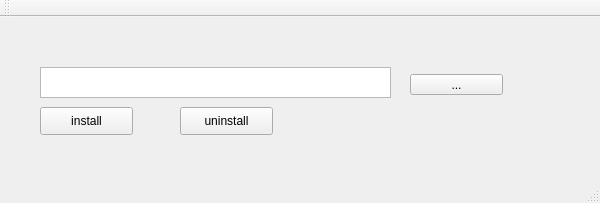
<?xml version="1.0" encoding="UTF-8"?>
<ui version="4.0">
 <class>QtGuiApplication1Class</class>
 <widget class="QMainWindow" name="QtGuiApplication1Class">
  <property name="geometry">
   <rect>
    <x>0</x>
    <y>0</y>
    <width>600</width>
    <height>203</height>
   </rect>
  </property>
  <property name="windowTitle">
   <string>QtGuiApplication1</string>
  </property>
  <widget class="QWidget" name="centralWidget">
   <widget class="QPushButton" name="pushButton">
    <property name="geometry">
     <rect>
      <x>40</x>
      <y>90</y>
      <width>93</width>
      <height>28</height>
     </rect>
    </property>
    <property name="text">
     <string>install</string>
    </property>
   </widget>
   <widget class="QPushButton" name="pushButton_2">
    <property name="geometry">
     <rect>
      <x>180</x>
      <y>90</y>
      <width>93</width>
      <height>28</height>
     </rect>
    </property>
    <property name="text">
     <string>uninstall</string>
    </property>
   </widget>
   <widget class="QTextBrowser" name="textBrowser">
    <property name="geometry">
     <rect>
      <x>40</x>
      <y>50</y>
      <width>351</width>
      <height>31</height>
     </rect>
    </property>
   </widget>
   <widget class="QPushButton" name="pushButton_3">
    <property name="geometry">
     <rect>
      <x>410</x>
      <y>57</y>
      <width>93</width>
      <height>21</height>
     </rect>
    </property>
    <property name="text">
     <string>...</string>
    </property>
   </widget>
  </widget>
  <widget class="QMenuBar" name="menuBar">
   <property name="geometry">
    <rect>
     <x>0</x>
     <y>0</y>
     <width>600</width>
     <height>26</height>
    </rect>
   </property>
  </widget>
  <widget class="QToolBar" name="mainToolBar">
   <attribute name="toolBarArea">
    <enum>TopToolBarArea</enum>
   </attribute>
   <attribute name="toolBarBreak">
    <bool>false</bool>
   </attribute>
  </widget>
  <widget class="QStatusBar" name="statusBar"/>
 </widget>
 <layoutdefault spacing="6" margin="11"/>
 <resources>
  <include location="QtGuiApplication1.qrc"/>
 </resources>
 <connections/>
</ui>
